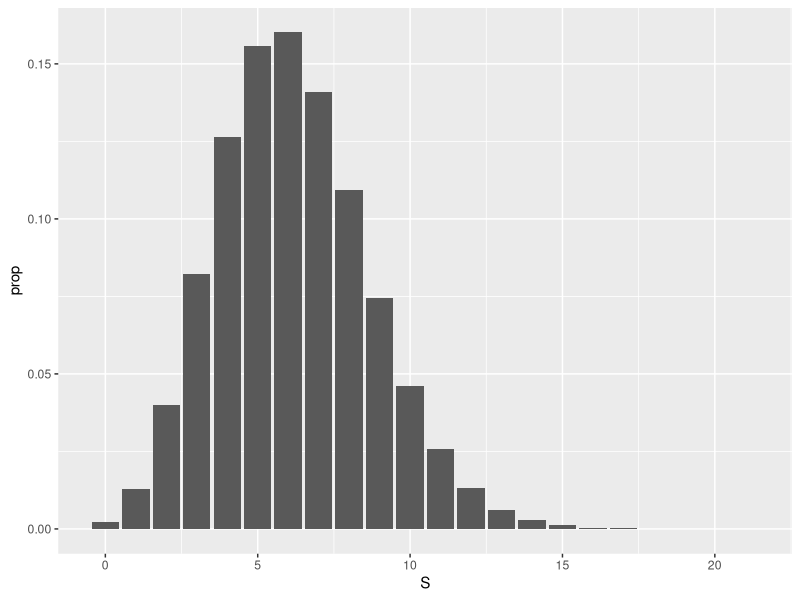
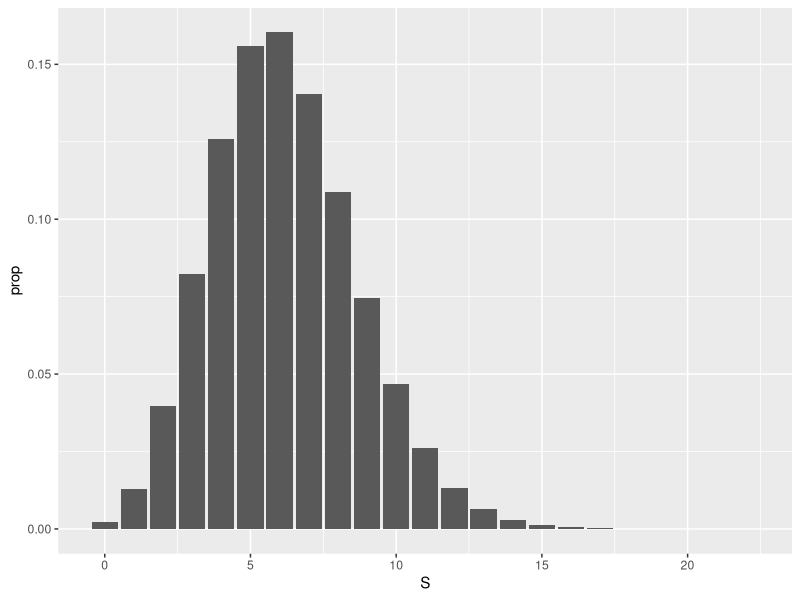
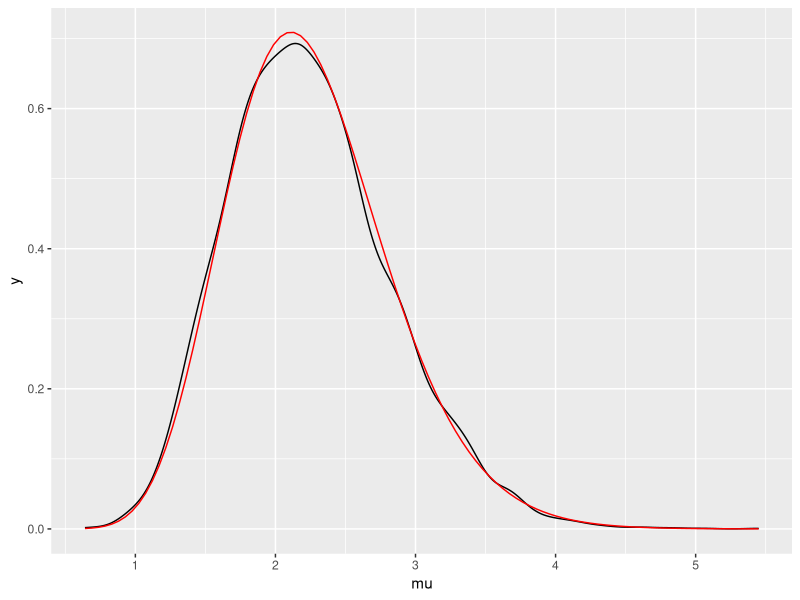

R code for these plots, in order:
## ---- chunk 1
N <- 5
mu <- 1.234
R <- 10^6
## ---- chunk 2
#| message: false
#| fig-height: 3.25
library(dplyr)
library(ggplot2)
set.seed(20240215)
sims <- tibble(X_1 = rpois(R, mu),
               X_2 = rpois(R, mu),
               X_3 = rpois(R, mu),
               X_4 = rpois(R, mu),
               X_5 = rpois(R, mu),
               S = X_1 + X_2 + X_3 + X_4 + X_5)
ggplot(sims) + 
  geom_bar(aes(x = S, y = ..prop..))
## ---- chunk 3
#| fig-height: 3.25
tibble(S = rpois(R, N * mu)) |> 
  ggplot() + 
  geom_bar(aes(x = S, y = ..prop..))
## ---- chunk 4
a <- 1.25
b <- 1.75
s <- 14
tibble(mu = rgamma(R, shape = a, rate = b),
       # vvv uses this ^^^ mu rather than 1.234
       S = rpois(R, N * mu)) |>
  filter(S == s) |> 
  ggplot() +
  geom_density(aes(x = mu)) + 
  geom_function(fun = dgamma, args = list(shape = a + s, rate = b + N), color = "red")
